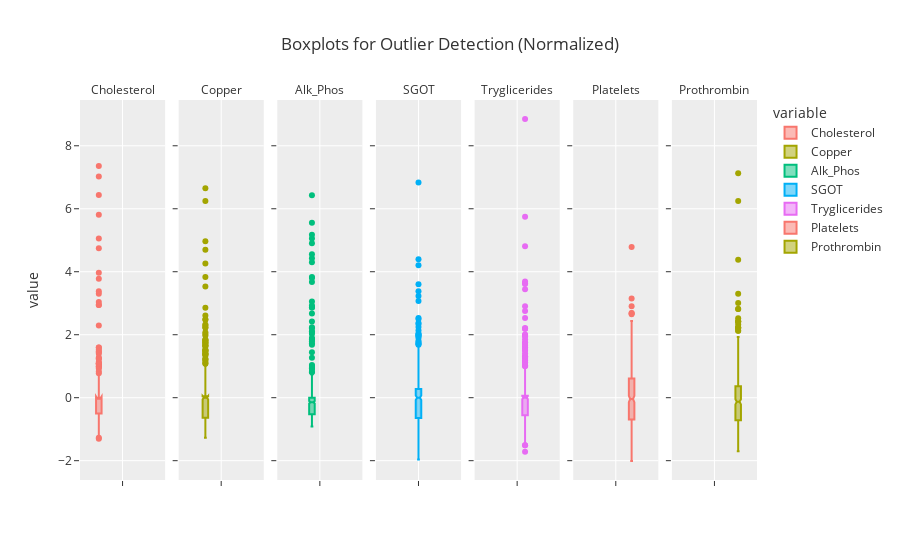

The code cell stored with this chart in its notebook:
### Code cell
# Normalization to visualize better
px.box(
    data_frame= normalized_df.melt(),
    y= 'value',
    facet_col= 'variable',
    color= 'variable',
    notched= True,
    template= 'ggplot2',
    title= "Boxplots for Outlier Detection (Normalized)"
    
).for_each_annotation(lambda a: a.update(text=a.text.split("=")[-1])).show()

### Figure 1 — Plotly figure (JSON) as saved in the notebook; plotly's stock layout.template omitted (floating-point values rounded to 4 significant figures; data arrays with more than 128 entries replaced by an {"elided": "..."} marker saying what was removed)
{"data": [{"alignmentgroup": "True", "hovertemplate": "variable=Cholesterol<br>value=%{y}<extra></extra>", "legendgroup": "Cholesterol", "marker": {"color": "#F8766D"}, "name": "Cholesterol", "notched": true, "offsetgroup": "Cholesterol", "orientation": "v", "showlegend": true, "type": "box", "x0": " ", "xaxis": "x", "y": {"elided": "418 float values"}, "y0": " ", "yaxis": "y"}, {"alignmentgroup": "True", "hovertemplate": "variable=Copper<br>value=%{y}<extra></extra>", "legendgroup": "Copper", "marker": {"color": "#A3A500"}, "name": "Copper", "notched": true, "offsetgroup": "Copper", "orientation": "v", "showlegend": true, "type": "box", "x0": " ", "xaxis": "x2", "y": {"elided": "418 float values"}, "y0": " ", "yaxis": "y2"}, {"alignmentgroup": "True", "hovertemplate": "variable=Alk_Phos<br>value=%{y}<extra></extra>", "legendgroup": "Alk_Phos", "marker": {"color": "#00BF7D"}, "name": "Alk_Phos", "notched": true, "offsetgroup": "Alk_Phos", "orientation": "v", "showlegend": true, "type": "box", "x0": " ", "xaxis": "x3", "y": {"elided": "418 float values"}, "y0": " ", "yaxis": "y3"}, {"alignmentgroup": "True", "hovertemplate": "variable=SGOT<br>value=%{y}<extra></extra>", "legendgroup": "SGOT", "marker": {"color": "#00B0F6"}, "name": "SGOT", "notched": true, "offsetgroup": "SGOT", "orientation": "v", "showlegend": true, "type": "box", "x0": " ", "xaxis": "x4", "y": {"elided": "418 float values"}, "y0": " ", "yaxis": "y4"}, {"alignmentgroup": "True", "hovertemplate": "variable=Tryglicerides<br>value=%{y}<extra></extra>", "legendgroup": "Tryglicerides", "marker": {"color": "#E76BF3"}, "name": "Tryglicerides", "notched": true, "offsetgroup": "Tryglicerides", "orientation": "v", "showlegend": true, "type": "box", "x0": " ", "xaxis": "x5", "y": {"elided": "418 float values"}, "y0": " ", "yaxis": "y5"}, {"alignmentgroup": "True", "hovertemplate": "variable=Platelets<br>value=%{y}<extra></extra>", "legendgroup": "Platelets", "marker": {"color": "#F8766D"}, "name": "Platelets", "notched": true, "offsetgroup": "Platelets", "orientation": "v", "showlegend": true, "type": "box", "x0": " ", "xaxis": "x6", "y": {"elided": "418 float values"}, "y0": " ", "yaxis": "y6"}, {"alignmentgroup": "True", "hovertemplate": "variable=Prothrombin<br>value=%{y}<extra></extra>", "legendgroup": "Prothrombin", "marker": {"color": "#A3A500"}, "name": "Prothrombin", "notched": true, "offsetgroup": "Prothrombin", "orientation": "v", "showlegend": true, "type": "box", "x0": " ", "xaxis": "x7", "y": {"elided": "418 float values"}, "y0": " ", "yaxis": "y7"}], "layout": {"annotations": [{"font": {}, "showarrow": false, "text": "Cholesterol", "x": 0.06286, "xanchor": "center", "xref": "paper", "y": 1, "yanchor": "bottom", "yref": "paper"}, {"font": {}, "showarrow": false, "text": "Copper", "x": 0.2086, "xanchor": "center", "xref": "paper", "y": 1, "yanchor": "bottom", "yref": "paper"}, {"font": {}, "showarrow": false, "text": "Alk_Phos", "x": 0.3543, "xanchor": "center", "xref": "paper", "y": 1, "yanchor": "bottom", "yref": "paper"}, {"font": {}, "showarrow": false, "text": "SGOT", "x": 0.5, "xanchor": "center", "xref": "paper", "y": 1, "yanchor": "bottom", "yref": "paper"}, {"font": {}, "showarrow": false, "text": "Tryglicerides", "x": 0.6457, "xanchor": "center", "xref": "paper", "y": 1, "yanchor": "bottom", "yref": "paper"}, {"font": {}, "showarrow": false, "text": "Platelets", "x": 0.7914, "xanchor": "center", "xref": "paper", "y": 1, "yanchor": "bottom", "yref": "paper"}, {"font": {}, "showarrow": false, "text": "Prothrombin", "x": 0.9371, "xanchor": "center", "xref": "paper", "y": 1, "yanchor": "bottom", "yref": "paper"}], "boxmode": "group", "legend": {"title": {"text": "variable"}, "tracegroupgap": 0}, "title": {"text": "Boxplots for Outlier Detection (Normalized)"}, "xaxis": {"anchor": "y", "domain": [0, 0.1257]}, "xaxis2": {"anchor": "y2", "domain": [0.1457, 0.2714], "matches": "x"}, "xaxis3": {"anchor": "y3", "domain": [0.2914, 0.4171], "matches": "x"}, "xaxis4": {"anchor": "y4", "domain": [0.4371, 0.5629], "matches": "x"}, "xaxis5": {"anchor": "y5", "domain": [0.5829, 0.7086], "matches": "x"}, "xaxis6": {"anchor": "y6", "domain": [0.7286, 0.8543], "matches": "x"}, "xaxis7": {"anchor": "y7", "domain": [0.8743, 1.0], "matches": "x"}, "yaxis": {"anchor": "x", "domain": [0, 1], "title": {"text": "value"}}, "yaxis2": {"anchor": "x2", "domain": [0, 1], "matches": "y", "showticklabels": false}, "yaxis3": {"anchor": "x3", "domain": [0, 1], "matches": "y", "showticklabels": false}, "yaxis4": {"anchor": "x4", "domain": [0, 1], "matches": "y", "showticklabels": false}, "yaxis5": {"anchor": "x5", "domain": [0, 1], "matches": "y", "showticklabels": false}, "yaxis6": {"anchor": "x6", "domain": [0, 1], "matches": "y", "showticklabels": false}, "yaxis7": {"anchor": "x7", "domain": [0, 1], "matches": "y", "showticklabels": false}}}
